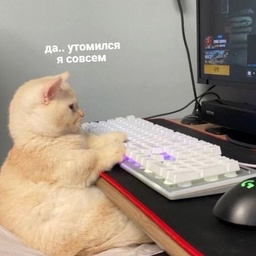
#> input picture course_work_measure_code/arnold-cat-0.jpg, 256 x 256 px, shrunk from 728 x 729 before the run, found by its file name
$ jupyter execute ergodicity.ipynb
#> lines starting #> are read from the running program, lines starting #| are printed output that depends on the picture
[cell 1]
import matplotlib
import matplotlib.pyplot as plt
import numpy as np
import scipy.integrate as integrate

[cell 2]
#функция поска в глубину в графе
def dfs(adjacency, vertex, visited = None, path = None):
    if visited is None:
        visited = set()
    if path is None:
        path = []
    visited.add(vertex)
    path.append(vertex)
    if vertex in adjacency:
        for neighbor in adjacency[vertex]:
            if neighbor not in visited:
                dfs(adjacency, neighbor, visited, path)
    return path

#функция поска циклов в графе
def cicle_search(graph, v):
    cicle = dict()
    visited=set()
    for vi in v:
        if vi in visited: continue
        else:
            cicle[vi] = dfs(graph, vi)
            for vj in cicle[vi]: visited.add(vj)
    return [c for c in cicle.values()]

# преобразование Т
def T(x):
    return (2*x + 3)%7

#заданная на X функция
def f(x):
    return x**2
#задание графа преобразования
X = np.array([0, 1, 2, 3, 4, 5, 6])
graph = dict()
for x in X:
    graph[x] = [T(x)]
#поиск циклов
cicles = cicle_search(graph, X)
print(cicles)
#[[0, 3, 2], [1, 5, 6], [4]]

[cell 3]
#функция поска в глубину в графе
def dfs(adjacency, vertex, visited = None, path = None):
    if visited is None:
        visited = set()
    if path is None:
        path = []
    visited.add(vertex)
    path.append(vertex)
    if vertex in adjacency:
        for neighbor in adjacency[vertex]:
            if neighbor not in visited:
                dfs(adjacency, neighbor, visited, path)
    return path

#функция поска циклов в графе
def cicle_search(graph, v):
    cicle = dict()
    visited=set()
    for vi in v:
        if vi in visited: continue
        else:
            cicle[vi] = dfs(graph, vi)
            for vj in cicle[vi]: visited.add(vj)
    return [c for c in cicle.values()]

# преобразование Т
def T(x):
    return (2*x + 3)%7

#заданная на X функция
def f(x):
    return x**2

# k-e эргодическое среднее функции f c преобразованием T на множестве точек X
def Akf(f, T, k, X):
    #T^0(X), f(X)
    Tj_X = X.copy()
    fTj = f(Tj_X)
    for j in range(1, k):
        #T^n(X), \sum_{j=1}^{n-1}f(T^j X)
        Tj_X = T(Tj_X)
        fTj+=f(Tj_X)
        # n-e эргодическое среднее
        Akf = fTj/j
    return Akf

#задание графа преобразования
X = np.array([0, 1, 2, 3, 4, 5, 6])
graph = dict()
for x in X:
    graph[x] = [T(x)]
#поиск циклов
cicles = cicle_search(graph, X)
print(cicles)
#[[0, 3, 2], [1, 5, 6], [4]]

[cell 4]
#построение изображения
fig = plt.figure(figsize=(8, 8))
# свой цвет для каждого цикла
cicle_colors = ['b', 'royalblue', 'darkblue']
# момент до которого вычисляем
K = 61
x = np.array([1])
Anfx = []
for k in range(2, K):
    Anf = Akf(f, T, k, X)
    Anfx.append(Anf)
    for i, c in enumerate(cicles):
        plt.scatter(c, Anf[c], color = cicle_colors[i])
#просто среднее значение f на цикле
for i, c in enumerate(cicles):
    av = sum(f(np.array(c)))/len(c) # сумма значений функции на цикле разделённыя на длину цикла
    av_с = np.full(len(c), av)
    plt.plot(c, av_с, marker = 's', linestyle = '--', color = cicle_colors[i])

plt.grid()


plt.savefig('example1.png')
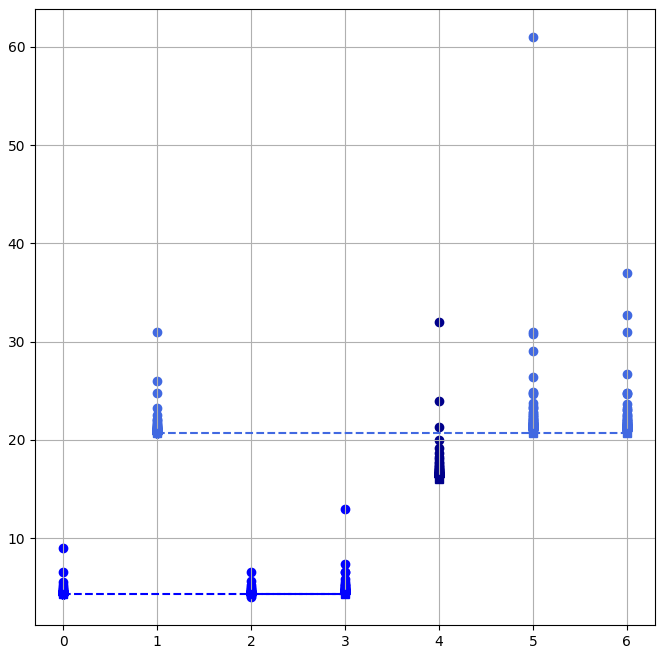
#> figure drawn by matplotlib, 1 panel

[cell 5]
fig = plt.figure(figsize=(8, 8))
AV_C = []
C = []
for c in cicles:
    av = sum(f(np.array(c)))/len(c)
    for i in range(len(c)) :
        AV_C.append(av)
        C.append(c[i])
plt.plot(C, AV_C, marker = 's', linewidth = 0, color = 'k')

Anfx = np.array(Anfx)
max(Anfx[:, 0])
supAnfx = [max(Anfx[:, i]) for i in range(len(X))]
plt.plot(X, supAnfx, color = 'k', linewidth = 0, marker = '*')
plt.grid()

plt.savefig('example1_0.png')
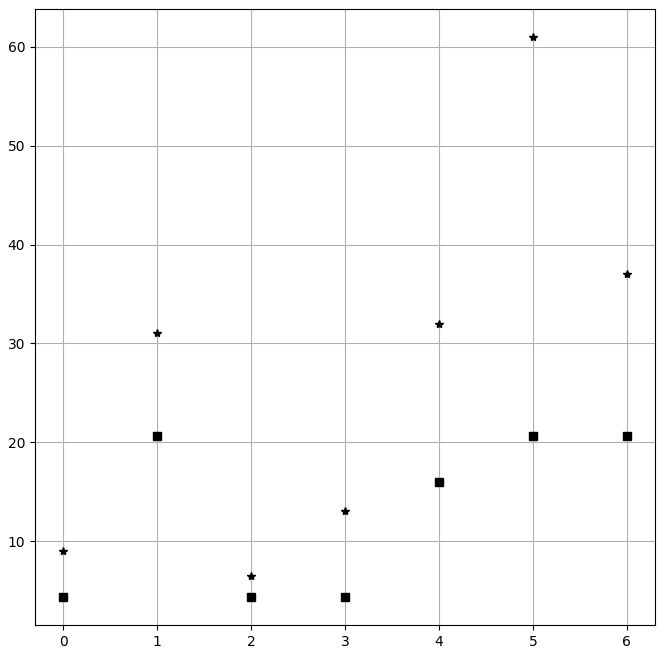
#> figure drawn by matplotlib, 1 panel

[cell 6]
#преобразование
def T2(x): return (x+np.log10(2))%1
#характеристическая функция
def f2(x): return np.full(len(x), 1)
def Xi(i): return np.linspace(np.log10(i),np.log10(i+1), 10)

fig = plt.figure(figsize=(8, 8))
# момент до которого вычисляем
K = 30
for i in range(1, 10):
    # цвет для характеристической функции нужного отрезка
    c1 = i/10
    c2 = np.random.rand()
    for k in range(2, K):
        Anf = Akf(f2, T2, k, Xi(i))
        plt.plot(Xi(i), Anf, color = (0, c2, c1))

plt.xlim((0, 1))
plt.ylim((0, 2.5))
plt.grid()
plt.savefig('example2_0.png')
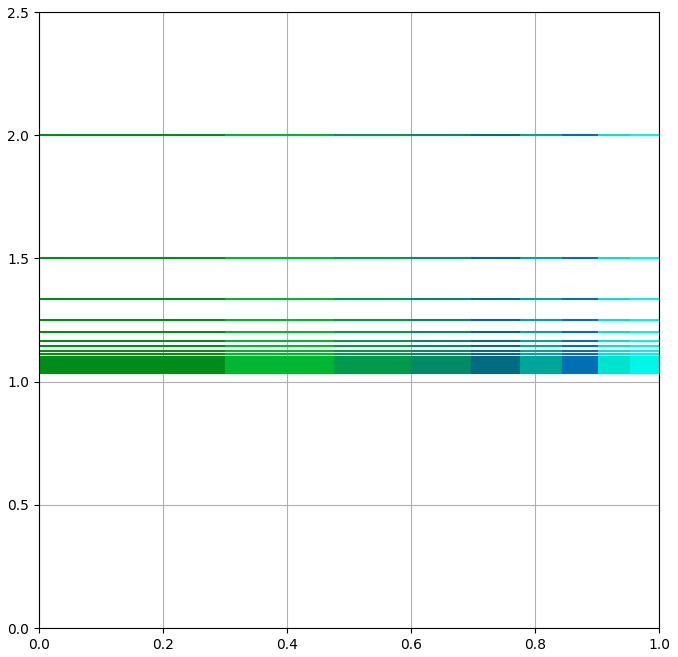
#> figure drawn by matplotlib, 1 panel

[cell 7]
fig = plt.figure(figsize=(8, 8))
I = np.arange(1, 9.5, 1)
P = []
for i in range(1, 10):
    P.append(np.log10(i+1)-np.log10(i))
plt.hist(I,  range=(1, 10), bins = 9,weights=P, color = 'royalblue')
plt.grid()
plt.xticks(I)
plt.savefig('example2.png')
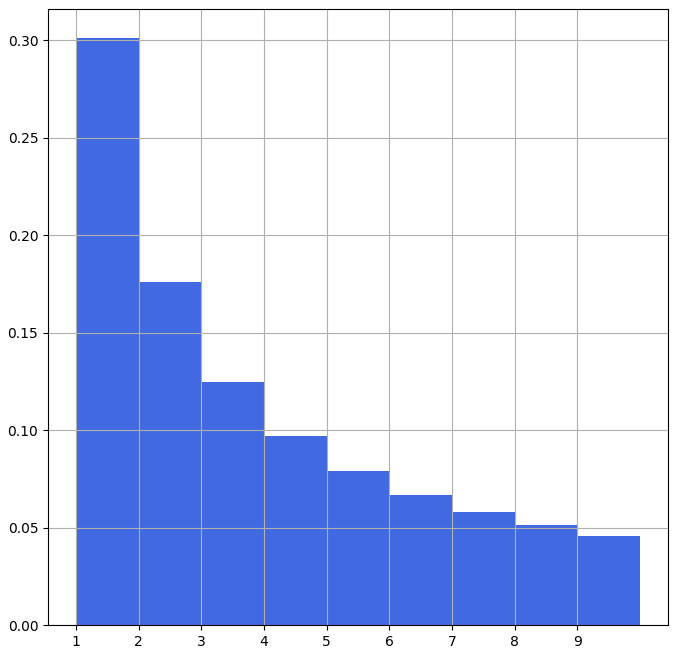
#> figure drawn by matplotlib, 1 panel; tallest bar 0.301 high, from x = 1 to 2

[cell 8]
import os

from PIL.Image import open as load_pic, new as new_pic


def main(path, iterations, keep_all=False, name="arnold_cat-{name}-{index}.png"):
    """
    Params
        path:str
            path to photograph
        iterations:int
            number of iterations to compute
        name:str
            formattable string to use as template for file names
    """
    title = os.path.splitext(os.path.split(path)[1])[0]
    counter = 0
    while counter < iterations:
        with load_pic(path) as image:
            dim = width, height = image.size
            with new_pic(image.mode, dim) as canvas:
                for x in range(width):
                    for y in range(height):
                        nx = (2 * x + y) % width
                        ny = (x + y) % height

                        canvas.putpixel((nx, height-ny-1), image.getpixel((x, height-y-1)))

        if counter > 0 and not keep_all:
            os.remove(path)
        counter += 1
        print(counter, end="\r")
        path = name.format(name=title, index=counter)
        canvas.save(path)
        # print(width, height)

    return canvas

[cell 9]
if __name__ == "__main__":
    path = 'arnold-cat-0.jpg'
    iterations = 5
    fig, ax = plt.subplots(1, iterations, figsize = (20, 40))
    ax[0].imshow(plt.imread(path))
    while not os.path.exists(path):
        path = input("Couldn't find your chosen image, please try again:\n\t")
    for i in range(1, iterations):
        result = main(path, i)
        ax[i].imshow(result)
        plt.savefig('arn_cat.png')
#> this loop made 4 passes
#> pass 1, in main, `canvas.save(path)`:
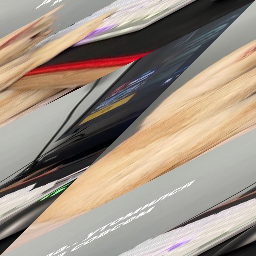
#> saved as arnold_cat-arnold-cat-0-1.png: PIL image 256x256 RGB; mean R, G, B 158.6, 145.2, 132
#> pass 2, in main (call 2), `canvas.save(path)`:
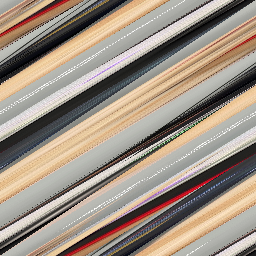
#> saved as arnold_cat-arnold-cat-0-2.png: PIL image 256x256 RGB; mean R, G, B 158.6, 145.2, 132
#> pass 3, `result = main(path, i)`:
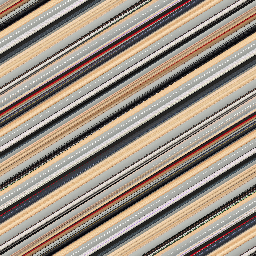
#> result: PIL image 256x256 RGB; mean R, G, B 158.6, 145.2, 132
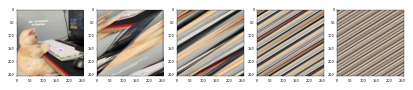
#> figure drawn by matplotlib, 5 panels
